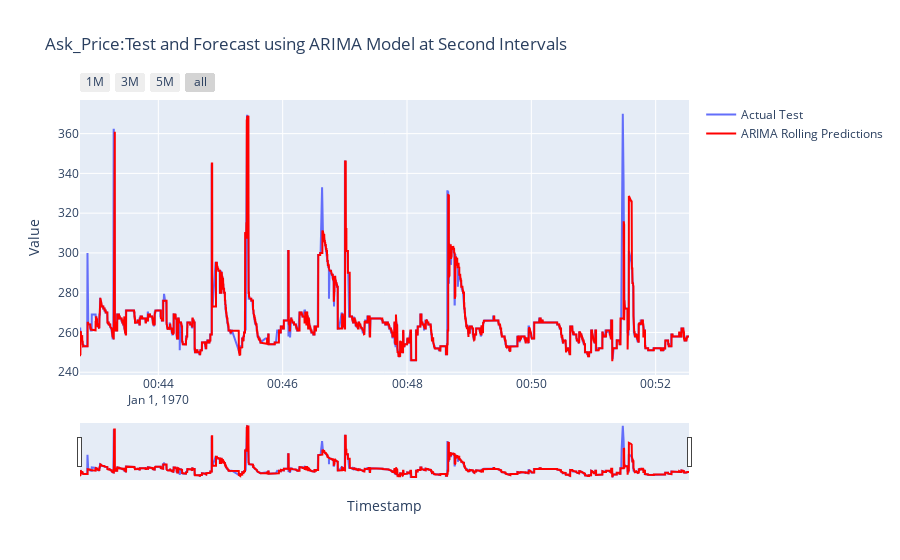

Notebook source saved alongside this figure:
### Code cell
import plotly.graph_objs as go

fig = go.Figure()


fig.add_trace(go.Scatter(x=test.index, y=test, mode='lines', name='Actual Test'))
fig.add_trace(go.Scatter(x=predictions_series.index, y=predictions_series, mode='lines', name='ARIMA Rolling Predictions', line=dict(color='red')))
fig.update_layout(
    title='Ask_Price:Test and Forecast using ARIMA Model at Second Intervals',
    xaxis_title='Timestamp',
    yaxis_title='Value',
    xaxis=dict(
        rangeselector=dict(
            buttons=list([
                dict(count=1, label="1M", step="minute", stepmode="backward"),
                dict(count=3, label="3M", step="minute", stepmode="backward"),
                dict(count=5, label="5M", step="minute", stepmode="backward"),
                dict(step="all")
            ])
        ),
        rangeslider=dict(visible=True),
        type="date"
    )
)

fig.show()

### Figure 1 — Plotly figure (JSON) as saved in the notebook; plotly's stock layout.template omitted (floating-point values rounded to 4 significant figures; data arrays with more than 128 entries replaced by an {"elided": "..."} marker saying what was removed)
{"data": [{"mode": "lines", "name": "Actual Test", "type": "scatter", "x": {"elided": "6000 str values"}, "y": {"elided": "6000 int values"}}, {"line": {"color": "red"}, "mode": "lines", "name": "ARIMA Rolling Predictions", "type": "scatter", "x": {"elided": "6000 str values"}, "y": {"elided": "6000 float values"}}], "layout": {"autosize": true, "title": {"text": "Ask_Price:Test and Forecast using ARIMA Model at Second Intervals"}, "xaxis": {"autorange": true, "range": ["1970-01-01 00:42:44.382", "1970-01-01 00:52:32.173"], "rangeselector": {"buttons": [{"count": 1, "label": "1M", "step": "minute", "stepmode": "backward"}, {"count": 3, "label": "3M", "step": "minute", "stepmode": "backward"}, {"count": 5, "label": "5M", "step": "minute", "stepmode": "backward"}, {"step": "all"}]}, "rangeslider": {"autorange": true, "range": ["1970-01-01 00:42:44.382", "1970-01-01 00:52:32.173"], "visible": true, "yaxis": {"_template": null, "rangemode": "match"}}, "title": {"text": "Timestamp"}, "type": "date"}, "yaxis": {"autorange": true, "range": [238.6, 376.9], "title": {"text": "Value"}, "type": "linear"}}}
